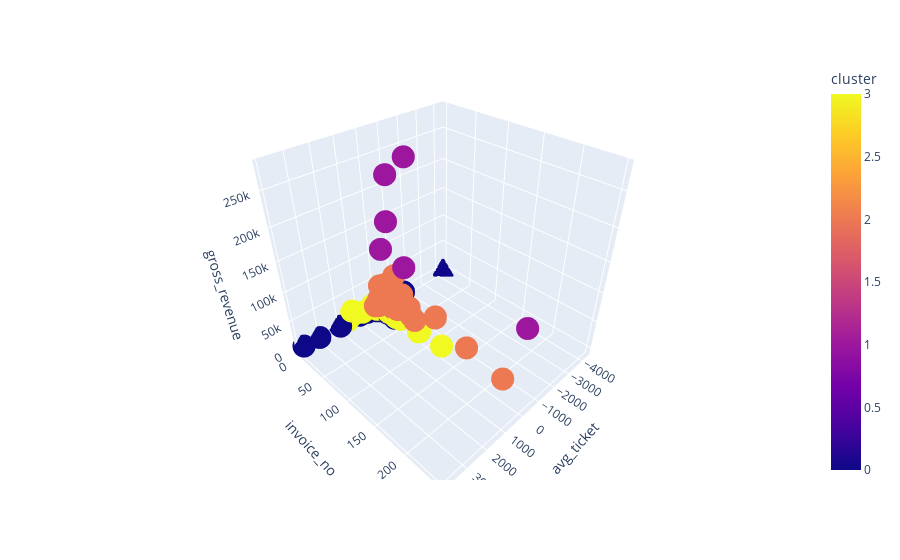

Write notebook code for a chart like this one.
### Markdown cell above
## <font color = 'b'> 9.1. Visualization Inspection </f>

### Code cell
fig = px.scatter_3d(df9,x='avg_ticket',y='invoice_no',z='gross_revenue',color='cluster')
fig.show()


# visualizer = SilhouetteVisualizer(kmeans,color='yellowbrick')
# visualizer.fit(X)
# visualizer.finalize()

### Figure 1 — Plotly figure (JSON) as saved in the notebook; plotly's stock layout.template omitted (floating-point values rounded to 4 significant figures; data arrays with more than 128 entries replaced by an {"elided": "..."} marker saying what was removed)
{"data": [{"hovertemplate": "avg_ticket=%{x}<br>invoice_no=%{y}<br>gross_revenue=%{z}<br>cluster=%{marker.color}<extra></extra>", "legendgroup": "", "marker": {"color": {"elided": "4372 int values"}, "coloraxis": "coloraxis", "symbol": "circle"}, "mode": "markers", "name": "", "scene": "scene", "showlegend": false, "type": "scatter3d", "x": {"elided": "4372 float values"}, "y": {"elided": "4372 int values"}, "z": {"elided": "4372 float values"}}], "layout": {"coloraxis": {"colorbar": {"title": {"text": "cluster"}}, "colorscale": [[0, "#0d0887"], [0.1111, "#46039f"], [0.2222, "#7201a8"], [0.3333, "#9c179e"], [0.4444, "#bd3786"], [0.5556, "#d8576b"], [0.6667, "#ed7953"], [0.7778, "#fb9f3a"], [0.8889, "#fdca26"], [1, "#f0f921"]]}, "legend": {"tracegroupgap": 0}, "margin": {"t": 60}, "scene": {"domain": {"x": [0, 1], "y": [0, 1]}, "xaxis": {"title": {"text": "avg_ticket"}}, "yaxis": {"title": {"text": "invoice_no"}}, "zaxis": {"title": {"text": "gross_revenue"}}}}}
